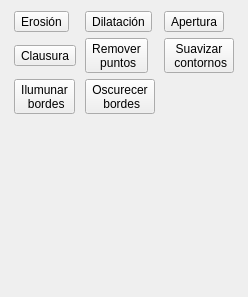
       <widget class="QWidget" name="page_mor">
        <property name="geometry">
         <rect>
          <x>0</x>
          <y>0</y>
          <width>248</width>
          <height>297</height>
         </rect>
        </property>
        <attribute name="icon">
         <iconset>
          <normaloff>../logos/morf.svg</normaloff>../logos/morf.svg</iconset>
        </attribute>
        <attribute name="label">
         <string>Morfología</string>
        </attribute>
        <layout class="QGridLayout" name="gridLayout_17">
         <item row="4" column="1">
          <spacer name="verticalSpacer_3">
           <property name="orientation">
            <enum>Qt::Vertical</enum>
           </property>
           <property name="sizeHint" stdset="0">
            <size>
             <width>20</width>
             <height>40</height>
            </size>
           </property>
          </spacer>
         </item>
         <item row="3" column="1">
          <widget class="QToolButton" name="grad_neg_morf">
           <property name="text">
            <string>Oscurecer 
 bordes</string>
           </property>
           <property name="icon">
            <iconset>
             <normaloff>../logos/lenna_b_bord.svg</normaloff>../logos/lenna_b_bord.svg</iconset>
           </property>
           <property name="iconSize">
            <size>
             <width>50</width>
             <height>50</height>
            </size>
           </property>
           <property name="toolButtonStyle">
            <enum>Qt::ToolButtonTextUnderIcon</enum>
           </property>
          </widget>
         </item>
         <item row="0" column="1">
          <widget class="QToolButton" name="dilate_morf">
           <property name="text">
            <string>Dilatación</string>
           </property>
           <property name="icon">
            <iconset>
             <normaloff>../logos/lenna_dilate.svg</normaloff>../logos/lenna_dilate.svg</iconset>
           </property>
           <property name="iconSize">
            <size>
             <width>50</width>
             <height>50</height>
            </size>
           </property>
           <property name="toolButtonStyle">
            <enum>Qt::ToolButtonTextUnderIcon</enum>
           </property>
          </widget>
         </item>
         <item row="3" column="0">
          <widget class="QToolButton" name="grad_morf">
           <property name="text">
            <string>Ilumunar  
 bordes</string>
           </property>
           <property name="icon">
            <iconset>
             <normaloff>../logos/lenna_w_bordes.svg</normaloff>../logos/lenna_w_bordes.svg</iconset>
           </property>
           <property name="iconSize">
            <size>
             <width>50</width>
             <height>50</height>
            </size>
           </property>
           <property name="toolButtonStyle">
            <enum>Qt::ToolButtonTextUnderIcon</enum>
           </property>
          </widget>
         </item>
         <item row="0" column="0">
          <widget class="QToolButton" name="erode_morf">
           <property name="text">
            <string>Erosión</string>
           </property>
           <property name="icon">
            <iconset>
             <normaloff>../logos/lenna_erode.svg</normaloff>../logos/lenna_erode.svg</iconset>
           </property>
           <property name="iconSize">
            <size>
             <width>50</width>
             <height>50</height>
            </size>
           </property>
           <property name="toolButtonStyle">
            <enum>Qt::ToolButtonTextUnderIcon</enum>
           </property>
          </widget>
         </item>
         <item row="0" column="2">
          <widget class="QToolButton" name="open_morf">
           <property name="text">
            <string>Apertura</string>
           </property>
           <property name="icon">
            <iconset>
             <normaloff>../logos/lenna_open.svg</normaloff>../logos/lenna_open.svg</iconset>
           </property>
           <property name="iconSize">
            <size>
             <width>50</width>
             <height>50</height>
            </size>
           </property>
           <property name="toolButtonStyle">
            <enum>Qt::ToolButtonTextUnderIcon</enum>
           </property>
          </widget>
         </item>
         <item row="1" column="0">
          <widget class="QToolButton" name="close_morf">
           <property name="text">
            <string>Clausura</string>
           </property>
           <property name="icon">
            <iconset>
             <normaloff>../logos/lenna_close.svg</normaloff>../logos/lenna_close.svg</iconset>
           </property>
           <property name="iconSize">
            <size>
             <width>50</width>
             <height>50</height>
            </size>
           </property>
           <property name="toolButtonStyle">
            <enum>Qt::ToolButtonTextUnderIcon</enum>
           </property>
          </widget>
         </item>
         <item row="1" column="1">
          <widget class="QToolButton" name="close_open_morf">
           <property name="text">
            <string>Remover 
 puntos</string>
           </property>
           <property name="icon">
            <iconset>
             <normaloff>../logos/lenna_rm_p.svg</normaloff>../logos/lenna_rm_p.svg</iconset>
           </property>
           <property name="iconSize">
            <size>
             <width>50</width>
             <height>50</height>
            </size>
           </property>
           <property name="toolButtonStyle">
            <enum>Qt::ToolButtonTextUnderIcon</enum>
           </property>
          </widget>
         </item>
         <item row="1" column="2">
          <widget class="QToolButton" name="open_close_morf">
           <property name="text">
            <string>Suavizar 
 contornos</string>
           </property>
           <property name="icon">
            <iconset>
             <normaloff>../logos/lenna_s_con.svg</normaloff>../logos/lenna_s_con.svg</iconset>
           </property>
           <property name="iconSize">
            <size>
             <width>50</width>
             <height>50</height>
            </size>
           </property>
           <property name="toolButtonStyle">
            <enum>Qt::ToolButtonTextUnderIcon</enum>
           </property>
          </widget>
         </item>
        </layout>
       </widget>
